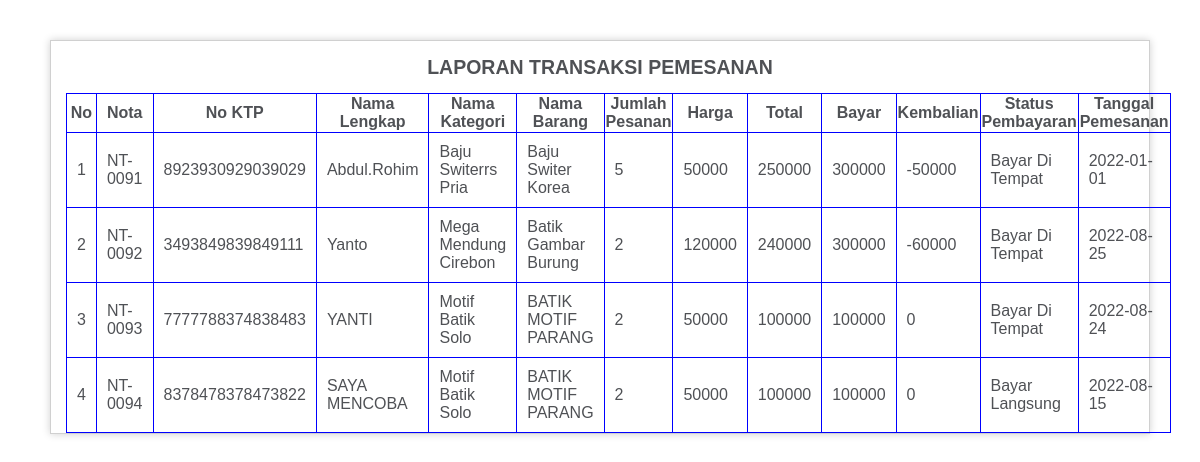
The app's page /lp_transaksi_pemesanan/ with its own data.
### Aplikasi_ecomers2022/models.py (models this page shows, shortened)
class Model_transaksi_pemesanan1(models.Model):
	nota	=models.CharField(max_length = 25200)
	noktp	= models.CharField(max_length = 1200)
	nama_lengkap	=models.CharField(max_length = 25200)
	nama_kategori	=models.CharField(max_length = 25200)
	nama_barang	=models.CharField(max_length = 25200)
	jumlah_pesanan	=models.CharField(max_length = 25200)
	harga_barang	=models.CharField(max_length = 25200)
	total	=models.CharField(max_length = 25200)
	bayar	=models.CharField(max_length = 25200)
	kembalian	=models.CharField(max_length = 25200)
	status_pembayaran	=models.CharField(max_length = 25200)
	tanggal_pemesanan	=models.CharField(max_length = 25200)
	published = models.DateTimeField(auto_now_add = True)
	updated = models.DateTimeField(auto_now = True)

### Aplikasi_ecomers2022/views.py (the view)
# urls.py: url(r'^lp_transaksi_pemesanan/$',lp_transaksi_pemesanan, name="lp_transaksi_pemesanan"),
def lp_transaksi_pemesanan(request):
	tampil = Model_transaksi_pemesanan1.objects.all()
	context = {
	'tampil': tampil,
	}
	return render(request, 'Master_data/laporan/lp_transaksi_pemesanan.html',  context)

### Aplikasi_ecomers2022/templates/Master_data/laporan/lp_transaksi_pemesanan.html (shortened to what this page needs)
<html>
<head>
  <link href="/static/js_print/styles.css" rel="stylesheet" type="text/css" />
</head>
<body>
  <div id="container">
<div id="body">
<div align="center">
<h2>LAPORAN TRANSAKSI PEMESANAN</h2>
</div>
<table id="example1" class="table table-bordered table-striped" border="1">
                  <thead>
                  <tr>
                    <th>No</th>
                    <th>Nota</th>
                    <th>No KTP</th>
                    <th>Nama Lengkap</th>
                    <th>Nama Kategori</th>
                    <th>Nama Barang</th>
                    <th>Jumlah Pesanan</th>
                    <th>Harga</th>
                    <th>Total</th>
                    <th>Bayar</th>
                    <th>Kembalian</th>
                    <th>Status Pembayaran</th>
                    <th>Tanggal Pemesanan</th>
                  </tr>
                  </thead>
                  <tbody>
                  {% for tampil in tampil %}
                        <tr>
                          <td>{{forloop.counter}}</td>
                          <td>{{tampil.nota}}</td>
                          <td>{{tampil.noktp}}</td>
                          <td>{{tampil.nama_lengkap}}</td>
                          <td>{{tampil.nama_kategori}}</td>
                          <td>{{tampil.nama_barang}}</td>
                          <td>{{tampil.jumlah_pesanan}}</td>
                          <td>{{tampil.harga_barang}}</td>
                          <td>{{tampil.total}}</td>
                          <td>{{tampil.bayar}}</td>
                          <td>{{tampil.kembalian}}</td>
                          <td>{{tampil.status_pembayaran}}</td>
                          <td>{{tampil.tanggal_pemesanan}}</td>
                  </tr>
                </tbody>
                  {% endfor %}
                </table>
              </div>
            </div>
</body>
</html>

### Aplikasi_ecomers2022/static/js_print/styles.css (style rules this page uses)
body { background-color: #fff; margin: 40px; font: 13px/20px normal Helvetica, Arial, sans-serif; color: #4F5155; }
#body { margin: 0 15px 0 15px; }
#container { margin: 10px; border: 1px solid #D0D0D0; box-shadow: 0 0 8px #D0D0D0; }

### Aplikasi_ecomers2022/templates/Master_data/laporan/lp_transaksi_pemesanan.html (style rules this page uses)
table { border-collapse: collapse; width: 100%; }
table, th, td { border: 1px solid blue; }
td { padding: 10px; text-align: left; }

### records on screen
Model_transaksi_pemesanan1: nota "NT-0091", noktp "8923930929039029", nama_lengkap "Abdul.Rohim", nama_kategori "Baju Switerrs Pria", nama_barang "Baju Switer Korea", jumlah_pesanan "5", harga_barang "50000", total "250000", bayar "300000", kembalian "-50000", status_pembayaran "Bayar Di Tempat", tanggal_pemesanan "2022-01-01"
Model_transaksi_pemesanan1: nota "NT-0092", noktp "3493849839849111", nama_lengkap "Yanto", nama_kategori "Mega Mendung Cirebon", nama_barang "Batik Gambar Burung", jumlah_pesanan "2", harga_barang "120000", total "240000", bayar "300000", kembalian "-60000", status_pembayaran "Bayar Di Tempat", tanggal_pemesanan "2022-08-25"
Model_transaksi_pemesanan1: nota "NT-0093", noktp "7777788374838483", nama_lengkap "YANTI", nama_kategori "Motif Batik Solo", nama_barang "BATIK MOTIF PARANG", jumlah_pesanan "2", harga_barang "50000", total "100000", bayar "100000", kembalian "0", status_pembayaran "Bayar Di Tempat", tanggal_pemesanan "2022-08-24"
Model_transaksi_pemesanan1: nota "NT-0094", noktp "8378478378473822", nama_lengkap "SAYA MENCOBA", nama_kategori "Motif Batik Solo", nama_barang "BATIK MOTIF PARANG", jumlah_pesanan "2", harga_barang "50000", total "100000", bayar "100000", kembalian "0", status_pembayaran "Bayar Langsung", tanggal_pemesanan "2022-08-15"
